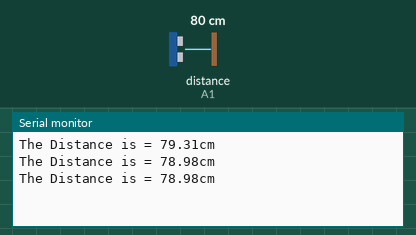
This sketch was run on a simulated Arduino Uno, built with avr-gcc and run on an emulated ATmega328P. On the bench: the last lines printed to the serial monitor. Wiring (inferred from the names in the program): ultrasonic range finder: trigger A0; echo A1. Inputs (shaded band) come from the test bench; at power-on: distance to the obstacle (sensor on A1) 80 cm. The echo pulse lasts 58.3 µs per cm.

Above: at 1.3 s.
1.4 s: distance to the obstacle (sensor on A1) set to 2 cm
At 1.9 s:
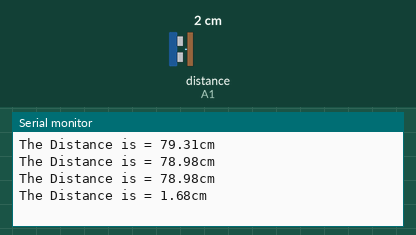
2.9 s: distance to the obstacle (sensor on A1) set to 4 cm
At 3.4 s:
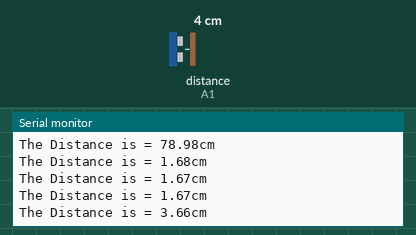
Timing chart, 0 to 5.9 s (numbered marks = the images above; inputs shaded):
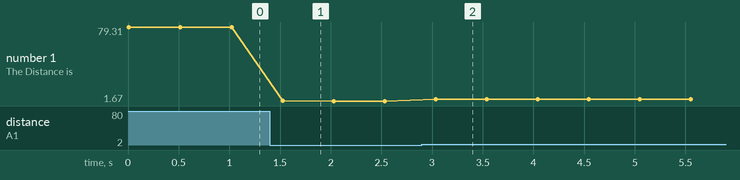

Measured:
- after the input at 1.4 s, the serial monitor: prints a new line after 0.13 s (image 1)
- after the input at 2.9 s, the serial monitor: prints a new line after 0.14 s (image 2)
- plotted number 1: 78.98 → 1.67 after the input at 1.4 s, 1.67 → 3.66 after the input at 2.9 s

The sketch:

ulta.ino
```cpp
int trigpin = A0;
int echopin = A1;
float distance;
float duration;

void setup()
{
  pinMode(trigpin, OUTPUT);
  pinMode(echopin, INPUT);
  Serial.begin(9600);
}

void loop()
{
  digitalWrite(trigpin, LOW);
  delay(2);

  digitalWrite(trigpin, HIGH);
  delayMicroseconds(10);
  digitalWrite(trigpin, LOW);
  duration = pulseIn(echopin, HIGH);
  distance = (duration * .034) / 2;
  Serial.print("The Distance is = ");
  Serial.print(distance);
  Serial.print("cm");
  Serial.print("\n");
  delay(500);
}
```
